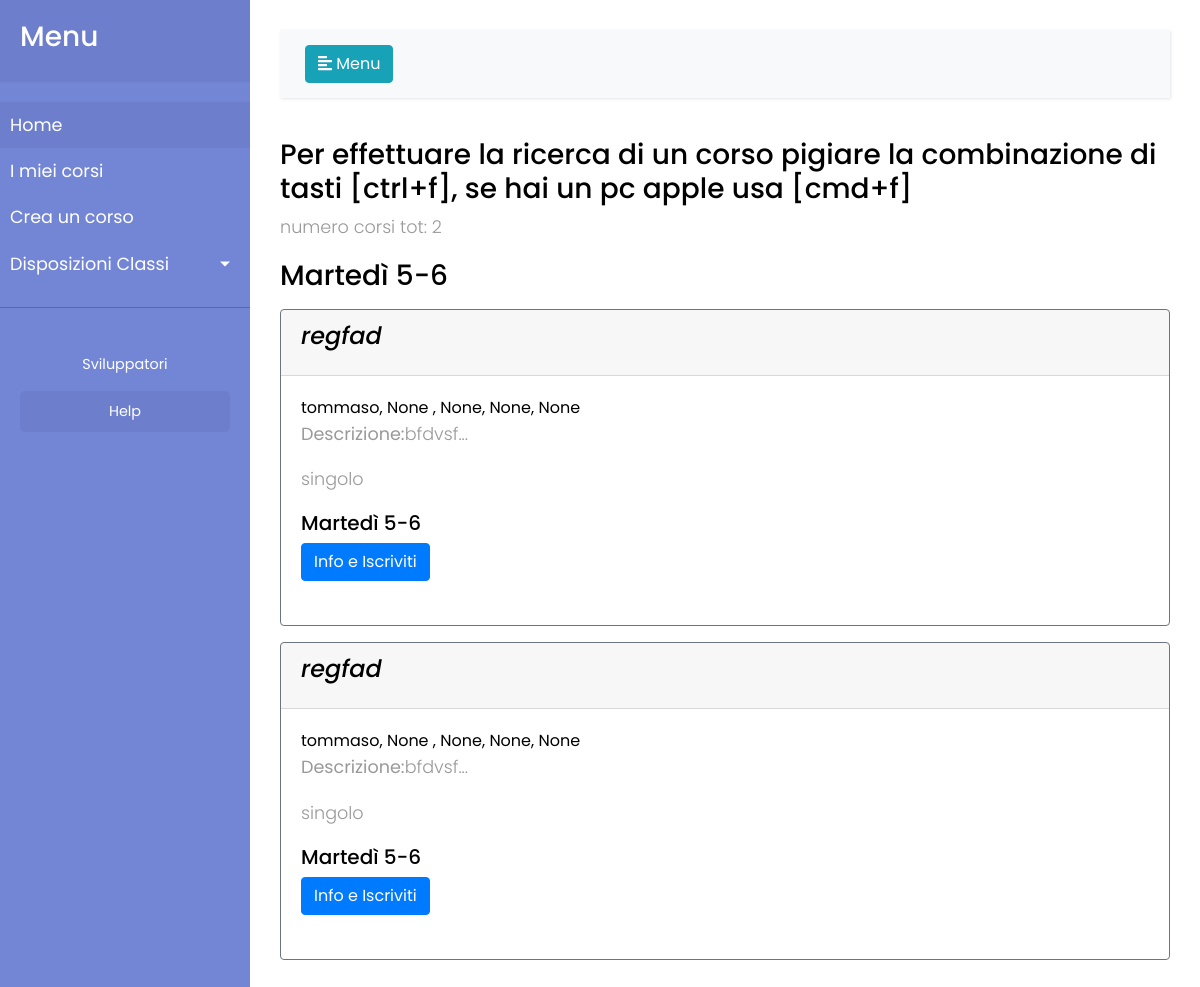
The page /filtro_fasce/?f=f2 (signed in) on the database its author committed.
### app/models.py (models this page shows, shortened)
class Corso(models.Model):
    titolo = models.CharField(max_length=100)
    studente_referente1 = models.ForeignKey('auth.User', related_name='studente_referente1', null=True)
    studente_referente2 = models.ForeignKey('auth.User', related_name='studente_referente2', blank=True, null=True)
    studente_referente3 = models.ForeignKey('auth.User', related_name='studente_referente3', blank=True, null=True)
    studente_referente4 = models.ForeignKey('auth.User', related_name='studente_referente4', blank=True, null=True)
    studente_referente5 = models.ForeignKey('auth.User', related_name='studente_referente5', blank=True, null=True)
    descrizione= models.TextField(blank=True)
    classi_autori = models.CharField(max_length=40, default="", blank=True, null=True)
    esperti_esterni = models.CharField(max_length=100,blank=True, null=True, default="")
    aule = models.ForeignKey('Aula')
    progressivo= models.BooleanField(default=False)
    f1= models.BooleanField(default=False)
    f2= models.BooleanField(default=False)
    f3= models.BooleanField(default=False)
    f4= models.BooleanField(default=False)
    f5= models.BooleanField(default=False)
    f6= models.BooleanField(default=False)
    f7= models.BooleanField(default=False)
    f8= models.BooleanField(default=False)
    f9= models.BooleanField(default=False)
    convalida= models.BooleanField(default=False)
    class Meta:
        verbose_name = "Corso"
        verbose_name_plural = "Corsi"
    created_date = models.DateTimeField(
        default=timezone.now)
    published_date = models.DateTimeField(
        blank=True, null=True)

### app/views.py (the view)
# urls.py: url(r'^filtro_fasce/$', views.filtro_fasce, name='filtro_fasce'),
@login_required(login_url='/login/')
def filtro_fasce(request):
    corsi=request.GET.get("f")
    form = CercaCorsi(request.GET)
    cerca = request.GET.get("q")
    if corsi == 'f1':
        corsi = Corso.objects.filter(f1=True).order_by('titolo')
        fascia= 'f1'
    if corsi == 'f2':
        corsi = Corso.objects.filter(f2=True).order_by('titolo')
        fascia= 'f2'
    if corsi == 'f3':
        corsi = Corso.objects.filter(f3=True).order_by('titolo')
        fascia= 'f3'
    if corsi == 'f4':
        corsi = Corso.objects.filter(f4=True).order_by('titolo')
        fascia= 'f4'
    if corsi == 'f5':
        corsi = Corso.objects.filter(f5=True).order_by('titolo')
        fascia= 'f5'
    if corsi == 'f6':
        corsi = Corso.objects.filter(f6=True).order_by('titolo')
        fascia= 'f6'
    if corsi == 'f7':
        corsi = Corso.objects.filter(f7=True).order_by('titolo')
        fascia= 'f7'
    if corsi == 'f8':
        corsi = Corso.objects.filter(f8=True).order_by('titolo')
        fascia= 'f8'
    if corsi == 'f9':
        corsi = Corso.objects.filter(f9=True).order_by('titolo')
        fascia= 'f9'
    return render(request, 'corsi/filtro_fasce.html', {'corsi' : corsi, 'fascia': fascia, 'form':form})

### app/templates/corsi/filtro_fasce.html (shortened to what this page needs)
{% extends 'corsi/base.html' %}
{% block content %}
  <h3>Per effettuare la ricerca di un corso pigiare la combinazione di tasti [ctrl+f], se hai un pc apple usa [cmd+f]</h3>
  <p>numero corsi tot: {{corsi.count}}</p>
  {%if fascia == "f1"%} <h3>Martedì 3-4 ora</h3>
  {%elif fascia == "f2"%} <h3>Martedì 5-6</h3>
  {%elif fascia == "f3"%} <h3>Mercoledì 3-4</h3>
  {%elif fascia == "f4"%} <h3>Mercoledì 5-6</h3>
  {%elif fascia == "f5"%} <h3>Giovedì 3-4</h3>
  {%elif fascia == "f6"%} <h3>Giovedì 5-6</h3>
  {%elif fascia == "f7"%} <h3>Venerdì 3-4</h3>
  {%elif fascia == "f8"%} <h3>Venerdì 5-6</h3>
  {%elif fascia == "f9"%} <h3>Venerdì 1-2</h3>
  {%endif%}
{% for corso in corsi%}
  <div id=box>
        <div class="card border-secondary mb-3">
          <div class="card-header">
            <i><h4 class="card-title">{{ corso.titolo }}</h4></i>
          </div>
          <div class="card-body">
            <h10>{{ corso.studente_referente1 }},
               {{ corso.studente_referente2 }} ,
               {{ corso.studente_referente3 }},
             {{ corso.studente_referente4 }},
           {{ corso.studente_referente5 }}</h10>
            <p><b>Descrizione:</b><h12 id='descrizione{{corso.id}}'></h12></p>
                {%if corso.progressivo == True%} <p>progressivo</p>
                <table class="table table-striped">
                  <thead>
                    <tr>
                      <th scope="col">#</th>
                      <th scope="col">M</th>
                      <th scope="col">M</th>
                      <th scope="col">G</th>
                      <th scope="col">V</th>
                    </tr>
                  </thead>
                  <tr>
                    <th scope="row">1.</th>
                    <td><img src="/static/libro.png" class="icone"> </td>
                    <td><img src="/static/libro.png" class="icone"> </td>
                    <td><img src="/static/libro.png" class="icone"> </td>
                    <td>{%if corso.f9 == False%}<img class="icone" src="/static/x.svg" alt="-">{%elif tabellagrafica.8 == True and iscrizione.corso9_id != Null%}<img class="icone" src="/static/pallino_rosso.svg">{%else%}<img class="icone" src="/static/pallino_verde.svg">{%endif%}
                  </tr>
                  <tr>
                    <th scope="row">2.</th>
                    <td>{%if corso.f1 == False%}<img class="icone" src="/static/x.svg" alt="-">{%elif tabellagrafica.0 == True and iscrizione.corso1_id != Null%}<img class="icone" src="/static/pallino_rosso.svg">{%else%}<img class="icone" src="/static/pallino_verde.svg">{%endif%}</td>
                    <td>{%if corso.f3 == False%}<img class="icone" src="/static/x.svg" alt="-">{%elif tabellagrafica.2 == True and iscrizione.corso3_id != Null%}<img class="icone" src="/static/pallino_rosso.svg">{%else%}<img class="icone" src="/static/pallino_verde.svg">{%endif%}</td>
                    <td>{%if corso.f5 == False%}<img class="icone" src="/static/x.svg" alt="-">{%elif tabellagrafica.4 == True and iscrizione.corso5_id != Null%}<img class="icone" src="/static/pallino_rosso.svg">{%else%}<img class="icone" src="/static/pallino_verde.svg">{%endif%}</td>
                    <td>{%if corso.f7 == False%}<img class="icone" src="/static/x.svg" alt="-">{%elif tabellagrafica.6 == True and iscrizione.corso7_id != Null%}<img class="icone" src="/static/pallino_rosso.svg">{%else%}<img class="icone" src="/static/pallino_verde.svg">{%endif%}</td>
                  </tr>
                  <tr>
                    <th scope="row">3.</th>
                    <td>{%if corso.f2 == False%}<img class="icone" src="/static/x.svg" alt="-">{%elif tabellagrafica.1 == True and iscrizione.corso2_id != Null%}<img class="icone" src="/static/pallino_rosso.svg">{%else%}<img class="icone" src="/static/pallino_verde.svg">{%endif%}</td>
                    <td>{%if corso.f4 == False%}<img class="icone" src="/static/x.svg" alt="-">{%elif tabellagrafica.3 == True and iscrizione.corso4_id != Null%}<img class="icone" src="/static/pallino_rosso.svg">{%else%}<img class="icone" src="/static/pallino_verde.svg">{%endif%}</td>
                    <td>{%if corso.f6 == False%}<img class="icone" src="/static/x.svg" alt="-">{%elif tabellagrafica.5 == True and iscrizione.corso6_id != Null%}<img class="icone" src="/static/pallino_rosso.svg">{%else%}<img class="icone" src="/static/pallino_verde.svg">{%endif%}</td>
                    <td>{%if corso.f8 == False%}<img class="icone" src="/static/x.svg" alt="-">{%elif tabellagrafica.7 == True and iscrizione.corso8_id != Null%}<img class="icone" src="/static/pallino_rosso.svg">{%else%}<img class="icone" src="/static/pallino_verde.svg">{%endif%}</td>
                  </tr>
                </table>
          </div>
          {%elif corso.progressivo == False%}<p>singolo</p>
          {%if fascia == "f1"%} <h5>Martedì 3-4 ora</h5>
          {%elif fascia == "f2"%} <h5>Martedì 5-6</h5>
          {%elif fascia == "f3"%} <h5>Mercoledì 3-4</h5>
          {%elif fascia == "f4"%} <h5>Mercoledì 5-6</h5>
          {%elif fascia == "f5"%} <h5>Giovedì 3-4</h5>
          {%elif fascia == "f6"%} <h5>Giovedì 5-6</h5>
          {%elif fascia == "f7"%} <h5>Venerdì 3-4</h5>
          {%elif fascia == "f8"%} <h5>Venerdì 5-6</h5>
          {%elif fascia == "f9"%} <h5>Venerdì 1-2</h5>
          {%endif%}
          {%endif%}
          <form method="POST" class="post-form" action="{%url 'edit_iscrizioni' corso.id  %}?f={{fascia}}">
            <a href="{%url 'edit_iscrizioni' corso.id  %}?f={{fascia}}" class="btn btn-primary">Info e Iscriviti</a>
            <br>
          </form>
          </div>
        <br>
    </div>
  {% endfor %}
{% endblock content %}

### app/templates/corsi/base.html (shortened to what this page needs)
{% load staticfiles %}
<html>
    <head>
         <link href="{% static 'css/sidebar.css' %}" rel="stylesheet">
        <link rel="stylesheet" href="https://stackpath.bootstrapcdn.com/bootstrap/4.1.0/css/bootstrap.min.css">
        <link rel="stylesheet" href="/static/sfondo.css" >
        <link rel="stylesheet" href="{% static 'css/main.css' %}">
    </head>
    <body>
<div class="wrapper">
        <nav id="sidebar">
            <div class="sidebar-header">
                <h3>Menu</h3>
            </div>
            <ul class="list-unstyled components">
                <li class="nav-item active">
                  <a class="nav-link" href="/">Home</a>
                </li>
                <li class="nav-item">
                  <a class="nav-link" href="{% url 'privata' %}">I miei corsi</a>
                </li>
                <li class="nav-item">
                  <a class="nav-link" href="{% url 'crea' %}">Crea un corso</a>
                </li>
                <li class="nav-item">
                    <a href="#homeSubmenu" data-toggle="collapse" aria-expanded="false" class="dropdown-toggle">Disposizioni Classi</a>
                </li>
            </ul>
            <ul class="list-unstyled CTAs">
                <li>
                    <a class="nav-link" href="/sviluppatori/">Sviluppatori</a>
                </li>
                <li>
                    <a class="article" href="{% url 'help' %}">Help</a>
                </li>
            </ul>
        </nav>
        <div id="content">
            <nav class="navbar navbar-expand-lg navbar-light bg-light">
                <div class="container-fluid">
                    <button type="button" id="menuButton" class="btn btn-info" onclick="show_menu()">
                        <i class="fas fa-align-left"></i>
                        <span>Menu</span>
                    </button>
                </div>
            </nav>
            {% block content %}
            {% endblock %}
        </div>
    </div>
  </body>
</html>

### app/static/css/sidebar.css (style rules this page uses)
body { font-family: 'Poppins', sans-serif; background: #fafafa; }
p { font-family: 'Poppins', sans-serif; font-size: 1.1em; font-weight: 300; line-height: 1.7em; color: #999; }
a, a:hover, a:focus { color: inherit; text-decoration: none; transition: all 0.3s; }
.navbar { padding: 15px 10px; background: #fff; border: none; border-radius: 0; margin-bottom: 40px; box-shadow: 1px 1px 3px rgba(0, 0, 0, 0.1); }
.wrapper { display: flex; width: 100%; align-items: stretch; }
#sidebar { min-width: 250px; max-width: 250px; background: #7386D5; color: #fff; transition: all 0.3s; }
#sidebar .sidebar-header { padding: 20px; background: #6d7fcc; }
#sidebar ul.components { padding: 20px 0; border-bottom: 1px solid #47748b; }
#sidebar ul li a { padding: 10px; font-size: 1.1em; display: block; }
#sidebar ul li.active>a, a[aria-expanded="true"] { color: #fff; background: #6d7fcc; }
a[data-toggle="collapse"] { position: relative; }
.dropdown-toggle::after { display: block; position: absolute; top: 50%; right: 20px; transform: translateY(-50%); }
ul.CTAs { padding: 20px; }
ul.CTAs a { text-align: center; font-size: 0.9em !important; display: block; border-radius: 5px; margin-bottom: 5px; }
a.article, a.article:hover { background: #6d7fcc !important; color: #fff !important; }
#content { width: 100%; padding: 30px; min-height: 100vh; transition: all 0.3s; }

### app/static/sfondo.css (style rules this page uses)
html, body { background: #483d8b; height: 100%; }

### app/static/css/main.css (style rules this page uses)
* { margin: 0; padding: 0; border: 0; outline: 0; font-size: 100%; vertical-align: baseline; background: transparent; }
body, html, .wrapper { background:#fff; color: black; }

### rows shown on the page
Corso: titolo "regfad", studente_referente1 "tommaso", studente_referente2 "None", studente_referente3 "None", studente_referente4 "None", studente_referente5 "None", progressivo "singolo"
Corso: titolo "regfad", studente_referente1 "tommaso", studente_referente2 "None", studente_referente3 "None", studente_referente4 "None", studente_referente5 "None", progressivo "singolo"

### other values the page prints
{{ corsi.count }} "2"
